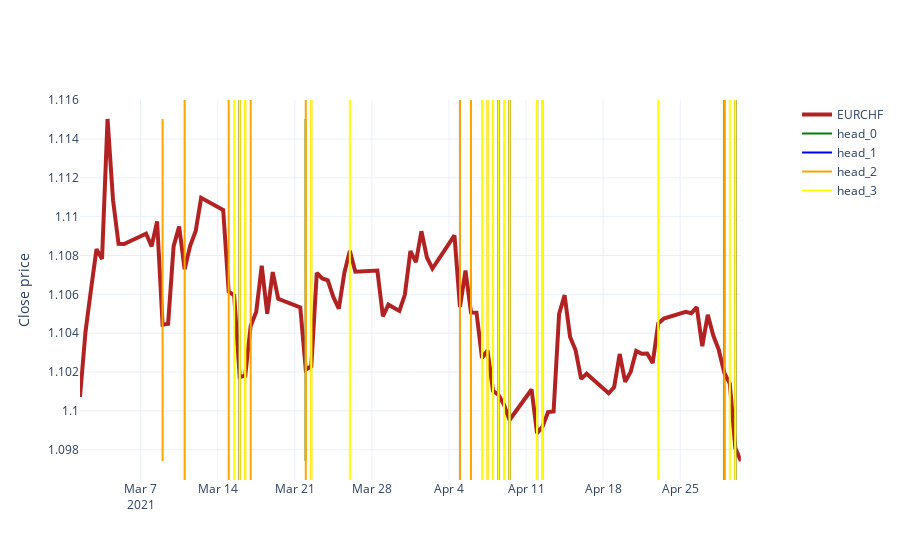

This figure's notebook cell:
### Code cell
import plotly.express as px
import plotly.graph_objects as go
from plotly.subplots import make_subplots
y_min = sequence['close'].min()
y_max = sequence['close'].max()

fig = make_subplots(specs=[[{"secondary_y": True}]])
fig.update_layout(template='plotly_white')
fig.add_trace(go.Scatter(x=sequence['datetime'], y=sequence['close'], name='EURCHF',
                    line=dict(color='firebrick', width=4)))
for color, head in enumerate(head_attentions):
    print(head)
    for i, row in enumerate(head_attentions[head]):
        if i == 0:
            fig.add_trace(go.Scatter(x=[sequence.iloc[row,:]['datetime'],sequence.iloc[row,:]['datetime']] , 
                             y=[y_min,y_max], 
                             mode='lines', 
                             line=dict(color=colors[color], width=2),
                             name=head))
        else:
            fig.add_vline(x=sequence.iloc[row,:]['datetime'].timestamp() * 1000, line_width=2, line_color=colors[color])
        

fig.update_yaxes(title_text="Close price", secondary_y=False)

### Figure 1 — Plotly figure (JSON) as saved in the notebook; plotly's stock layout.template omitted (floating-point values rounded to 4 significant figures)
{"data": [{"line": {"color": "firebrick", "width": 4}, "name": "EURCHF", "type": "scatter", "x": ["2021-03-01T12:00:00", "2021-03-02T00:00:00", "2021-03-02T12:00:00", "2021-03-03T00:00:00", "2021-03-03T12:00:00", "2021-03-04T00:00:00", "2021-03-04T12:00:00", "2021-03-05T00:00:00", "2021-03-05T12:00:00", "2021-03-07T12:00:00", "2021-03-08T00:00:00", "2021-03-08T12:00:00", "2021-03-09T00:00:00", "2021-03-09T12:00:00", "2021-03-10T00:00:00", "2021-03-10T12:00:00", "2021-03-11T00:00:00", "2021-03-11T12:00:00", "2021-03-12T00:00:00", "2021-03-12T12:00:00", "2021-03-14T12:00:00", "2021-03-15T00:00:00", "2021-03-15T12:00:00", "2021-03-16T00:00:00", "2021-03-16T12:00:00", "2021-03-17T00:00:00", "2021-03-17T12:00:00", "2021-03-18T00:00:00", "2021-03-18T12:00:00", "2021-03-19T00:00:00", "2021-03-19T12:00:00", "2021-03-21T12:00:00", "2021-03-22T00:00:00", "2021-03-22T12:00:00", "2021-03-23T00:00:00", "2021-03-23T12:00:00", "2021-03-24T00:00:00", "2021-03-24T12:00:00", "2021-03-25T00:00:00", "2021-03-25T12:00:00", "2021-03-26T00:00:00", "2021-03-26T12:00:00", "2021-03-28T12:00:00", "2021-03-29T00:00:00", "2021-03-29T12:00:00", "2021-03-30T00:00:00", "2021-03-30T12:00:00", "2021-03-31T00:00:00", "2021-03-31T12:00:00", "2021-04-01T00:00:00", "2021-04-01T12:00:00", "2021-04-02T00:00:00", "2021-04-02T12:00:00", "2021-04-04T12:00:00", "2021-04-05T00:00:00", "2021-04-05T12:00:00", "2021-04-06T00:00:00", "2021-04-06T12:00:00", "2021-04-07T00:00:00", "2021-04-07T12:00:00", "2021-04-08T00:00:00", "2021-04-08T12:00:00", "2021-04-09T00:00:00", "2021-04-09T12:00:00", "2021-04-11T12:00:00", "2021-04-12T00:00:00", "2021-04-12T12:00:00", "2021-04-13T00:00:00", "2021-04-13T12:00:00", "2021-04-14T00:00:00", "2021-04-14T12:00:00", "2021-04-15T00:00:00", "2021-04-15T12:00:00", "2021-04-16T00:00:00", "2021-04-16T12:00:00", "2021-04-18T12:00:00", "2021-04-19T00:00:00", "2021-04-19T12:00:00", "2021-04-20T00:00:00", "2021-04-20T12:00:00", "2021-04-21T00:00:00", "2021-04-21T12:00:00", "2021-04-22T00:00:00", "2021-04-22T12:00:00", "2021-04-23T00:00:00", "2021-04-23T12:00:00", "2021-04-25T12:00:00", "2021-04-26T00:00:00", "2021-04-26T12:00:00", "2021-04-27T00:00:00", "2021-04-27T12:00:00", "2021-04-28T00:00:00", "2021-04-28T12:00:00", "2021-04-29T00:00:00", "2021-04-29T12:00:00", "2021-04-30T00:00:00", "2021-04-30T12:00:00"], "y": [1.101, 1.104, 1.106, 1.108, 1.108, 1.115, 1.111, 1.109, 1.109, 1.109, 1.108, 1.11, 1.104, 1.104, 1.108, 1.109, 1.107, 1.109, 1.109, 1.111, 1.11, 1.106, 1.106, 1.102, 1.102, 1.104, 1.105, 1.107, 1.105, 1.107, 1.106, 1.105, 1.102, 1.102, 1.107, 1.107, 1.107, 1.106, 1.105, 1.107, 1.108, 1.107, 1.107, 1.105, 1.105, 1.105, 1.105, 1.106, 1.108, 1.108, 1.109, 1.108, 1.107, 1.109, 1.105, 1.107, 1.105, 1.105, 1.103, 1.103, 1.101, 1.101, 1.1, 1.1, 1.101, 1.099, 1.099, 1.1, 1.1, 1.105, 1.106, 1.104, 1.103, 1.102, 1.102, 1.101, 1.101, 1.103, 1.101, 1.102, 1.103, 1.103, 1.103, 1.102, 1.105, 1.105, 1.105, 1.105, 1.105, 1.103, 1.105, 1.104, 1.103, 1.102, 1.101, 1.098, 1.097]}, {"line": {"color": "green", "width": 2}, "mode": "lines", "name": "head_0", "type": "scatter", "x": ["2021-03-22T00:00:00", "2021-03-22T00:00:00"], "y": [1.097, 1.115]}, {"line": {"color": "blue", "width": 2}, "mode": "lines", "name": "head_1", "type": "scatter", "x": ["2021-03-22T00:00:00", "2021-03-22T00:00:00"], "y": [1.097, 1.115]}, {"line": {"color": "orange", "width": 2}, "mode": "lines", "name": "head_2", "type": "scatter", "x": ["2021-03-09T00:00:00", "2021-03-09T00:00:00"], "y": [1.097, 1.115]}, {"line": {"color": "yellow", "width": 2}, "mode": "lines", "name": "head_3", "type": "scatter", "x": ["2021-03-22T00:00:00", "2021-03-22T00:00:00"], "y": [1.097, 1.115]}], "layout": {"autosize": true, "shapes": [{"line": {"color": "green", "width": 2}, "type": "line", "x0": 1618185600000, "x1": 1618185600000, "xref": "x", "y0": 0, "y1": 1, "yref": "y domain"}, {"line": {"color": "green", "width": 2}, "type": "line", "x0": 1617969600000, "x1": 1617969600000, "xref": "x", "y0": 0, "y1": 1, "yref": "y domain"}, {"line": {"color": "green", "width": 2}, "type": "line", "x0": 1615852800000, "x1": 1615852800000, "xref": "x", "y0": 0, "y1": 1, "yref": "y domain"}, {"line": {"color": "green", "width": 2}, "type": "line", "x0": 1617753600000, "x1": 1617753600000, "xref": "x", "y0": 0, "y1": 1, "yref": "y domain"}, {"line": {"color": "green", "width": 2}, "type": "line", "x0": 1617840000000, "x1": 1617840000000, "xref": "x", "y0": 0, "y1": 1, "yref": "y domain"}, {"line": {"color": "green", "width": 2}, "type": "line", "x0": 1617883200000, "x1": 1617883200000, "xref": "x", "y0": 0, "y1": 1, "yref": "y domain"}, {"line": {"color": "green", "width": 2}, "type": "line", "x0": 1617926400000, "x1": 1617926400000, "xref": "x", "y0": 0, "y1": 1, "yref": "y domain"}, {"line": {"color": "green", "width": 2}, "type": "line", "x0": 1619740800000, "x1": 1619740800000, "xref": "x", "y0": 0, "y1": 1, "yref": "y domain"}, {"line": {"color": "blue", "width": 2}, "type": "line", "x0": 1618185600000, "x1": 1618185600000, "xref": "x", "y0": 0, "y1": 1, "yref": "y domain"}, {"line": {"color": "blue", "width": 2}, "type": "line", "x0": 1617969600000, "x1": 1617969600000, "xref": "x", "y0": 0, "y1": 1, "yref": "y domain"}, {"line": {"color": "blue", "width": 2}, "type": "line", "x0": 1619654400000, "x1": 1619654400000, "xref": "x", "y0": 0, "y1": 1, "yref": "y domain"}, {"line": {"color": "blue", "width": 2}, "type": "line", "x0": 1617580800000, "x1": 1617580800000, "xref": "x", "y0": 0, "y1": 1, "yref": "y domain"}, {"line": {"color": "blue", "width": 2}, "type": "line", "x0": 1615852800000, "x1": 1615852800000, "xref": "x", "y0": 0, "y1": 1, "yref": "y domain"}, {"line": {"color": "blue", "width": 2}, "type": "line", "x0": 1617667200000, "x1": 1617667200000, "xref": "x", "y0": 0, "y1": 1, "yref": "y domain"}, {"line": {"color": "blue", "width": 2}, "type": "line", "x0": 1617753600000, "x1": 1617753600000, "xref": "x", "y0": 0, "y1": 1, "yref": "y domain"}, {"line": {"color": "blue", "width": 2}, "type": "line", "x0": 1617840000000, "x1": 1617840000000, "xref": "x", "y0": 0, "y1": 1, "yref": "y domain"}, {"line": {"color": "blue", "width": 2}, "type": "line", "x0": 1617883200000, "x1": 1617883200000, "xref": "x", "y0": 0, "y1": 1, "yref": "y domain"}, {"line": {"color": "blue", "width": 2}, "type": "line", "x0": 1617926400000, "x1": 1617926400000, "xref": "x", "y0": 0, "y1": 1, "yref": "y domain"}, {"line": {"color": "blue", "width": 2}, "type": "line", "x0": 1619740800000, "x1": 1619740800000, "xref": "x", "y0": 0, "y1": 1, "yref": "y domain"}, {"line": {"color": "orange", "width": 2}, "type": "line", "x0": 1615420800000, "x1": 1615420800000, "xref": "x", "y0": 0, "y1": 1, "yref": "y domain"}, {"line": {"color": "orange", "width": 2}, "type": "line", "x0": 1615766400000, "x1": 1615766400000, "xref": "x", "y0": 0, "y1": 1, "yref": "y domain"}, {"line": {"color": "orange", "width": 2}, "type": "line", "x0": 1615852800000, "x1": 1615852800000, "xref": "x", "y0": 0, "y1": 1, "yref": "y domain"}, {"line": {"color": "orange", "width": 2}, "type": "line", "x0": 1615896000000, "x1": 1615896000000, "xref": "x", "y0": 0, "y1": 1, "yref": "y domain"}, {"line": {"color": "orange", "width": 2}, "type": "line", "x0": 1615939200000, "x1": 1615939200000, "xref": "x", "y0": 0, "y1": 1, "yref": "y domain"}, {"line": {"color": "orange", "width": 2}, "type": "line", "x0": 1616371200000, "x1": 1616371200000, "xref": "x", "y0": 0, "y1": 1, "yref": "y domain"}, {"line": {"color": "orange", "width": 2}, "type": "line", "x0": 1616414400000, "x1": 1616414400000, "xref": "x", "y0": 0, "y1": 1, "yref": "y domain"}, {"line": {"color": "orange", "width": 2}, "type": "line", "x0": 1617580800000, "x1": 1617580800000, "xref": "x", "y0": 0, "y1": 1, "yref": "y domain"}, {"line": {"color": "orange", "width": 2}, "type": "line", "x0": 1617667200000, "x1": 1617667200000, "xref": "x", "y0": 0, "y1": 1, "yref": "y domain"}, {"line": {"color": "orange", "width": 2}, "type": "line", "x0": 1617753600000, "x1": 1617753600000, "xref": "x", "y0": 0, "y1": 1, "yref": "y domain"}, {"line": {"color": "orange", "width": 2}, "type": "line", "x0": 1617796800000, "x1": 1617796800000, "xref": "x", "y0": 0, "y1": 1, "yref": "y domain"}, {"line": {"color": "orange", "width": 2}, "type": "line", "x0": 1617840000000, "x1": 1617840000000, "xref": "x", "y0": 0, "y1": 1, "yref": "y domain"}, {"line": {"color": "orange", "width": 2}, "type": "line", "x0": 1617883200000, "x1": 1617883200000, "xref": "x", "y0": 0, "y1": 1, "yref": "y domain"}, {"line": {"color": "orange", "width": 2}, "type": "line", "x0": 1617926400000, "x1": 1617926400000, "xref": "x", "y0": 0, "y1": 1, "yref": "y domain"}, {"line": {"color": "orange", "width": 2}, "type": "line", "x0": 1617969600000, "x1": 1617969600000, "xref": "x", "y0": 0, "y1": 1, "yref": "y domain"}, {"line": {"color": "orange", "width": 2}, "type": "line", "x0": 1618185600000, "x1": 1618185600000, "xref": "x", "y0": 0, "y1": 1, "yref": "y domain"}, {"line": {"color": "orange", "width": 2}, "type": "line", "x0": 1618228800000, "x1": 1618228800000, "xref": "x", "y0": 0, "y1": 1, "yref": "y domain"}, {"line": {"color": "orange", "width": 2}, "type": "line", "x0": 1619654400000, "x1": 1619654400000, "xref": "x", "y0": 0, "y1": 1, "yref": "y domain"}, {"line": {"color": "orange", "width": 2}, "type": "line", "x0": 1619740800000, "x1": 1619740800000, "xref": "x", "y0": 0, "y1": 1, "yref": "y domain"}, {"line": {"color": "yellow", "width": 2}, "type": "line", "x0": 1616414400000, "x1": 1616414400000, "xref": "x", "y0": 0, "y1": 1, "yref": "y domain"}, {"line": {"color": "yellow", "width": 2}, "type": "line", "x0": 1618185600000, "x1": 1618185600000, "xref": "x", "y0": 0, "y1": 1, "yref": "y domain"}, {"line": {"color": "yellow", "width": 2}, "type": "line", "x0": 1618228800000, "x1": 1618228800000, "xref": "x", "y0": 0, "y1": 1, "yref": "y domain"}, {"line": {"color": "yellow", "width": 2}, "type": "line", "x0": 1616716800000, "x1": 1616716800000, "xref": "x", "y0": 0, "y1": 1, "yref": "y domain"}, {"line": {"color": "yellow", "width": 2}, "type": "line", "x0": 1619697600000, "x1": 1619697600000, "xref": "x", "y0": 0, "y1": 1, "yref": "y domain"}, {"line": {"color": "yellow", "width": 2}, "type": "line", "x0": 1619136000000, "x1": 1619136000000, "xref": "x", "y0": 0, "y1": 1, "yref": "y domain"}, {"line": {"color": "yellow", "width": 2}, "type": "line", "x0": 1615809600000, "x1": 1615809600000, "xref": "x", "y0": 0, "y1": 1, "yref": "y domain"}, {"line": {"color": "yellow", "width": 2}, "type": "line", "x0": 1615852800000, "x1": 1615852800000, "xref": "x", "y0": 0, "y1": 1, "yref": "y domain"}, {"line": {"color": "yellow", "width": 2}, "type": "line", "x0": 1615896000000, "x1": 1615896000000, "xref": "x", "y0": 0, "y1": 1, "yref": "y domain"}, {"line": {"color": "yellow", "width": 2}, "type": "line", "x0": 1617926400000, "x1": 1617926400000, "xref": "x", "y0": 0, "y1": 1, "yref": "y domain"}, {"line": {"color": "yellow", "width": 2}, "type": "line", "x0": 1617753600000, "x1": 1617753600000, "xref": "x", "y0": 0, "y1": 1, "yref": "y domain"}, {"line": {"color": "yellow", "width": 2}, "type": "line", "x0": 1617796800000, "x1": 1617796800000, "xref": "x", "y0": 0, "y1": 1, "yref": "y domain"}, {"line": {"color": "yellow", "width": 2}, "type": "line", "x0": 1617840000000, "x1": 1617840000000, "xref": "x", "y0": 0, "y1": 1, "yref": "y domain"}, {"line": {"color": "yellow", "width": 2}, "type": "line", "x0": 1617883200000, "x1": 1617883200000, "xref": "x", "y0": 0, "y1": 1, "yref": "y domain"}, {"line": {"color": "yellow", "width": 2}, "type": "line", "x0": 1619740800000, "x1": 1619740800000, "xref": "x", "y0": 0, "y1": 1, "yref": "y domain"}, {"line": {"color": "yellow", "width": 2}, "type": "line", "x0": 1617969600000, "x1": 1617969600000, "xref": "x", "y0": 0, "y1": 1, "yref": "y domain"}], "xaxis": {"anchor": "y", "autorange": true, "domain": [0, 0.94], "range": ["2021-03-01 12:00", "2021-04-30 12:00"], "type": "date"}, "yaxis": {"anchor": "x", "autorange": true, "domain": [0, 1], "range": [1.096, 1.116], "title": {"text": "Close price"}, "type": "linear"}, "yaxis2": {"anchor": "x", "overlaying": "y", "side": "right"}}}
